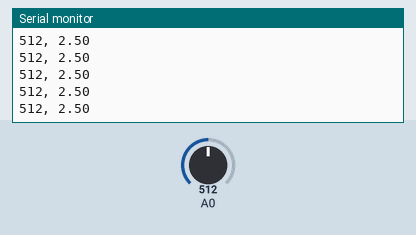
This sketch was run on a simulated Arduino Uno, built with avr-gcc and run on an emulated ATmega328P. Parts: the last lines printed to the serial monitor. The inputs (shaded band) are chosen by the test bench; at power-on: A0 = 512.

Above: at 1.2 s.
1.3 s: A0 set to 716
At 1.31 s:
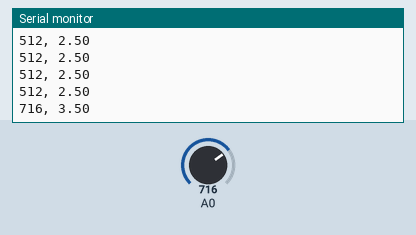
2.8 s: A0 set to 900
At 2.82 s:
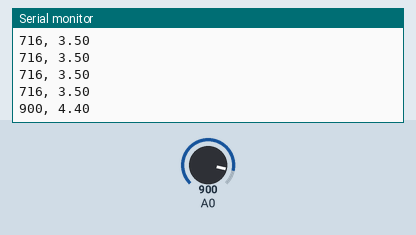
Timing chart, 0 to 5.8 s (numbered marks = the images above; inputs shaded):
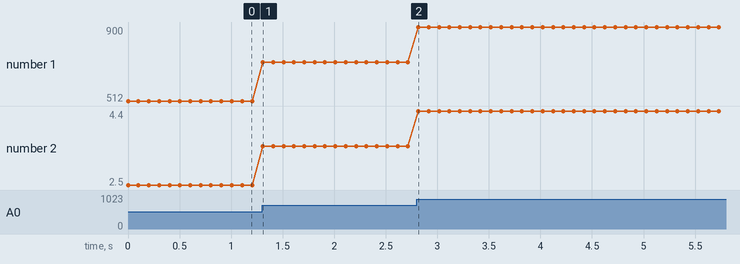

The sketch:

lectura_analogica_map_flotante.ino
```cpp
/*
  La función map() nativa, tiene la limitación de no operar con decimales, lo cual puede
  resultar inconveniente en algunos casos. En ellos podemos reescribir una función map()
  personalizada, que retorne un float en lugar de un int.
*/

int lectura;
float lecturaMap;

void setup() {
  Serial.begin(38400);
  pinMode(A0, INPUT);
}

void loop() {
  lectura = analogRead(A0);
  lecturaMap = mapFlotante(lectura, 0, 1023, 0, 5);
  Serial.println(String(lectura) + ", " + String(lecturaMap));
  delay(100);
}

float mapFlotante(float var, float vemin, float vemax, float vsmin, float vsmax) {
  return (var - vemin) * (vsmax - vsmin) / (vemax - vemin) + vsmin;
}
```

Measured:
- after the input at 1.3 s, the serial monitor: prints a new line at once (image 1)
- after the input at 2.8 s, the serial monitor: prints a new line at once (image 2)
- plotted number 1: 512 → 716 after the input at 1.3 s, 716 → 900 after the input at 2.8 s
- plotted number 2: 2.5 → 3.5 after the input at 1.3 s, 3.5 → 4.4 after the input at 2.8 s
